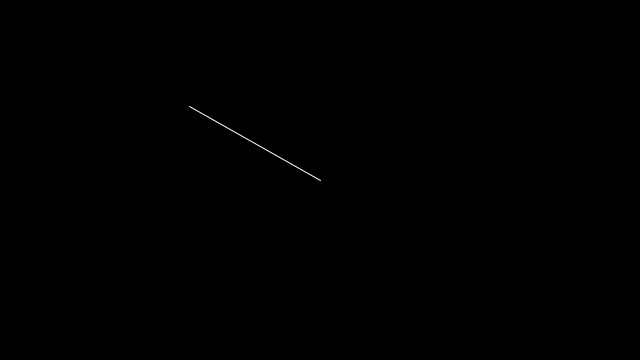
Frame 1 (no input)
Frame 60 (the mouse pressed at the canvas centre just before this capture): identical to frame 1, image omitted
Frame 120 (the mouse held since frame 60 and released just before this capture): blank canvas, image omitted

The Processing sketch that drew this single still picture (run headless with seeded random() and noise(); from frame 60 on, the mouse is pressed at the canvas centre):

// Processing sketch: Normalize
// ── Normalize.pde
/**
 * Normalize
 * by Daniel Shiffman.
 * 
 * Demonstration of normalizing a vector. 
 * Normalizing a vector sets its length to 1.
 */

void setup() {
  size(640, 360);
  smooth();
}

void draw() {
  background(0);
  
  // A vector that points to the mouse location
  PVector mouse = new PVector(mouseX, mouseY);
  // A vector that points to the center of the window
  PVector center = new PVector(width / 2, height / 2);
  // Subtract center from mouse which results in a vector that points from center to mouse
  mouse.sub(center);
  
  // Normalize the vector
  mouse.normalize();
  
  // Multiply its length by 150
  mouse.mult(150);
  
  translate(width / 2, height / 2);
  // Draw the resulting vector
  stroke(255);
  line(0, 0, mouse.x, mouse.y);
}
